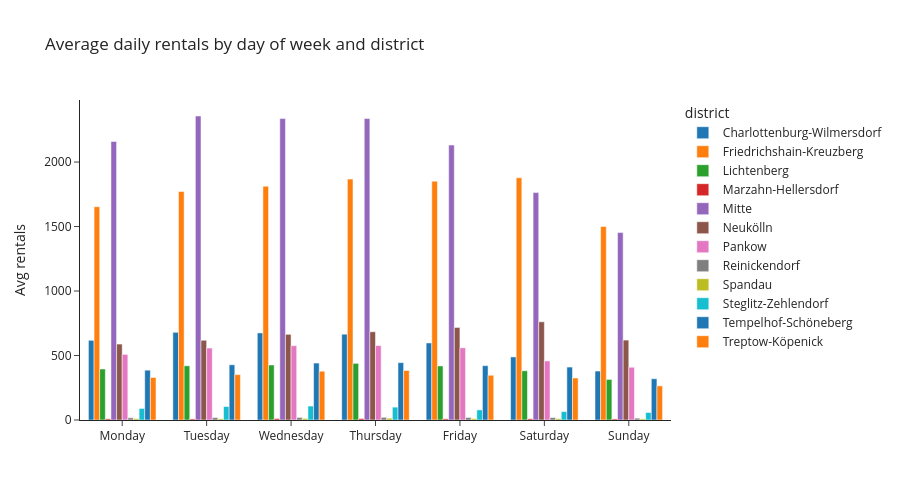

The notebook cell saved with this chart:
### Code cell
# Average rentals by day-of-week per district
district_daily['dow'] = district_daily['date'].dt.dayofweek  # 0=Monday
district_daily['dow_name'] = district_daily['date'].dt.day_name()

dow_avg = (
    district_daily.groupby(['district', 'dow', 'dow_name'])['rentals']
    .mean()
    .reset_index()
    .sort_values(['district', 'dow'])
)

fig = px.bar(
    dow_avg,
    x='dow_name', y='rentals', color='district',
    barmode='group',
    category_orders={'dow_name': ['Monday','Tuesday','Wednesday','Thursday','Friday','Saturday','Sunday']},
    title='Average daily rentals by day of week and district',
    labels={'rentals': 'Avg rentals', 'dow_name': ''},
    template='simple_white',
    height=500
)
fig.show()

### Figure 1 — Plotly figure (JSON) as saved in the notebook; plotly's stock layout.template omitted (floating-point values rounded to 4 significant figures)
{"data": [{"alignmentgroup": "True", "hovertemplate": "district=Charlottenburg-Wilmersdorf<br>=%{x}<br>Avg rentals=%{y}<extra></extra>", "legendgroup": "Charlottenburg-Wilmersdorf", "marker": {"color": "#1F77B4", "pattern": {"shape": ""}}, "name": "Charlottenburg-Wilmersdorf", "offsetgroup": "Charlottenburg-Wilmersdorf", "orientation": "v", "showlegend": true, "textposition": "auto", "type": "bar", "x": ["Monday", "Tuesday", "Wednesday", "Thursday", "Friday", "Saturday", "Sunday"], "xaxis": "x", "y": [617.6, 679.9, 675.2, 665.3, 597.5, 489.2, 379.5], "yaxis": "y"}, {"alignmentgroup": "True", "hovertemplate": "district=Friedrichshain-Kreuzberg<br>=%{x}<br>Avg rentals=%{y}<extra></extra>", "legendgroup": "Friedrichshain-Kreuzberg", "marker": {"color": "#FF7F0E", "pattern": {"shape": ""}}, "name": "Friedrichshain-Kreuzberg", "offsetgroup": "Friedrichshain-Kreuzberg", "orientation": "v", "showlegend": true, "textposition": "auto", "type": "bar", "x": ["Monday", "Tuesday", "Wednesday", "Thursday", "Friday", "Saturday", "Sunday"], "xaxis": "x", "y": [1654.0, 1772.0, 1813.0, 1868.0, 1852.0, 1878.0, 1500.0], "yaxis": "y"}, {"alignmentgroup": "True", "hovertemplate": "district=Lichtenberg<br>=%{x}<br>Avg rentals=%{y}<extra></extra>", "legendgroup": "Lichtenberg", "marker": {"color": "#2CA02C", "pattern": {"shape": ""}}, "name": "Lichtenberg", "offsetgroup": "Lichtenberg", "orientation": "v", "showlegend": true, "textposition": "auto", "type": "bar", "x": ["Monday", "Tuesday", "Wednesday", "Thursday", "Friday", "Saturday", "Sunday"], "xaxis": "x", "y": [395.5, 420.2, 426.4, 439.2, 419.2, 381.7, 314.7], "yaxis": "y"}, {"alignmentgroup": "True", "hovertemplate": "district=Marzahn-Hellersdorf<br>=%{x}<br>Avg rentals=%{y}<extra></extra>", "legendgroup": "Marzahn-Hellersdorf", "marker": {"color": "#D62728", "pattern": {"shape": ""}}, "name": "Marzahn-Hellersdorf", "offsetgroup": "Marzahn-Hellersdorf", "orientation": "v", "showlegend": true, "textposition": "auto", "type": "bar", "x": ["Monday", "Tuesday", "Wednesday", "Thursday", "Friday", "Saturday", "Sunday"], "xaxis": "x", "y": [9.261, 8.478, 11.26, 11.46, 9.239, 9.5, 8.323], "yaxis": "y"}, {"alignmentgroup": "True", "hovertemplate": "district=Mitte<br>=%{x}<br>Avg rentals=%{y}<extra></extra>", "legendgroup": "Mitte", "marker": {"color": "#9467BD", "pattern": {"shape": ""}}, "name": "Mitte", "offsetgroup": "Mitte", "orientation": "v", "showlegend": true, "textposition": "auto", "type": "bar", "x": ["Monday", "Tuesday", "Wednesday", "Thursday", "Friday", "Saturday", "Sunday"], "xaxis": "x", "y": [2160.0, 2357.0, 2337.0, 2337.0, 2132.0, 1763.0, 1453.0], "yaxis": "y"}, {"alignmentgroup": "True", "hovertemplate": "district=Neukölln<br>=%{x}<br>Avg rentals=%{y}<extra></extra>", "legendgroup": "Neukölln", "marker": {"color": "#8C564B", "pattern": {"shape": ""}}, "name": "Neukölln", "offsetgroup": "Neukölln", "orientation": "v", "showlegend": true, "textposition": "auto", "type": "bar", "x": ["Monday", "Tuesday", "Wednesday", "Thursday", "Friday", "Saturday", "Sunday"], "xaxis": "x", "y": [588.9, 618.2, 664.1, 684.2, 717.6, 761.4, 619.6], "yaxis": "y"}, {"alignmentgroup": "True", "hovertemplate": "district=Pankow<br>=%{x}<br>Avg rentals=%{y}<extra></extra>", "legendgroup": "Pankow", "marker": {"color": "#E377C2", "pattern": {"shape": ""}}, "name": "Pankow", "offsetgroup": "Pankow", "orientation": "v", "showlegend": true, "textposition": "auto", "type": "bar", "x": ["Monday", "Tuesday", "Wednesday", "Thursday", "Friday", "Saturday", "Sunday"], "xaxis": "x", "y": [508.5, 558.0, 576.2, 576.9, 560.0, 458.1, 409.1], "yaxis": "y"}, {"alignmentgroup": "True", "hovertemplate": "district=Reinickendorf<br>=%{x}<br>Avg rentals=%{y}<extra></extra>", "legendgroup": "Reinickendorf", "marker": {"color": "#7F7F7F", "pattern": {"shape": ""}}, "name": "Reinickendorf", "offsetgroup": "Reinickendorf", "orientation": "v", "showlegend": true, "textposition": "auto", "type": "bar", "x": ["Monday", "Tuesday", "Wednesday", "Thursday", "Friday", "Saturday", "Sunday"], "xaxis": "x", "y": [17.1, 18.74, 19.64, 20.66, 19.34, 18.65, 14.1], "yaxis": "y"}, {"alignmentgroup": "True", "hovertemplate": "district=Spandau<br>=%{x}<br>Avg rentals=%{y}<extra></extra>", "legendgroup": "Spandau", "marker": {"color": "#BCBD22", "pattern": {"shape": ""}}, "name": "Spandau", "offsetgroup": "Spandau", "orientation": "v", "showlegend": true, "textposition": "auto", "type": "bar", "x": ["Monday", "Tuesday", "Wednesday", "Thursday", "Friday", "Saturday", "Sunday"], "xaxis": "x", "y": [10.57, 9.65, 12.29, 14.2, 10.94, 10.66, 9.05], "yaxis": "y"}, {"alignmentgroup": "True", "hovertemplate": "district=Steglitz-Zehlendorf<br>=%{x}<br>Avg rentals=%{y}<extra></extra>", "legendgroup": "Steglitz-Zehlendorf", "marker": {"color": "#17BECF", "pattern": {"shape": ""}}, "name": "Steglitz-Zehlendorf", "offsetgroup": "Steglitz-Zehlendorf", "orientation": "v", "showlegend": true, "textposition": "auto", "type": "bar", "x": ["Monday", "Tuesday", "Wednesday", "Thursday", "Friday", "Saturday", "Sunday"], "xaxis": "x", "y": [89.55, 104.5, 108.2, 99.84, 78.46, 65.26, 57.88], "yaxis": "y"}, {"alignmentgroup": "True", "hovertemplate": "district=Tempelhof-Schöneberg<br>=%{x}<br>Avg rentals=%{y}<extra></extra>", "legendgroup": "Tempelhof-Schöneberg", "marker": {"color": "#1F77B4", "pattern": {"shape": ""}}, "name": "Tempelhof-Schöneberg", "offsetgroup": "Tempelhof-Schöneberg", "orientation": "v", "showlegend": true, "textposition": "auto", "type": "bar", "x": ["Monday", "Tuesday", "Wednesday", "Thursday", "Friday", "Saturday", "Sunday"], "xaxis": "x", "y": [386.3, 428.2, 441.6, 444.7, 421.4, 410.4, 320.0], "yaxis": "y"}, {"alignmentgroup": "True", "hovertemplate": "district=Treptow-Köpenick<br>=%{x}<br>Avg rentals=%{y}<extra></extra>", "legendgroup": "Treptow-Köpenick", "marker": {"color": "#FF7F0E", "pattern": {"shape": ""}}, "name": "Treptow-Köpenick", "offsetgroup": "Treptow-Köpenick", "orientation": "v", "showlegend": true, "textposition": "auto", "type": "bar", "x": ["Monday", "Tuesday", "Wednesday", "Thursday", "Friday", "Saturday", "Sunday"], "xaxis": "x", "y": [329.5, 351.9, 378.1, 383.9, 347.1, 325.5, 264.7], "yaxis": "y"}], "layout": {"barmode": "group", "height": 500, "legend": {"title": {"text": "district"}, "tracegroupgap": 0}, "title": {"text": "Average daily rentals by day of week and district"}, "xaxis": {"anchor": "y", "categoryarray": ["Monday", "Tuesday", "Wednesday", "Thursday", "Friday", "Saturday", "Sunday"], "categoryorder": "array", "domain": [0, 1], "title": {"text": ""}}, "yaxis": {"anchor": "x", "domain": [0, 1], "title": {"text": "Avg rentals"}}}}
